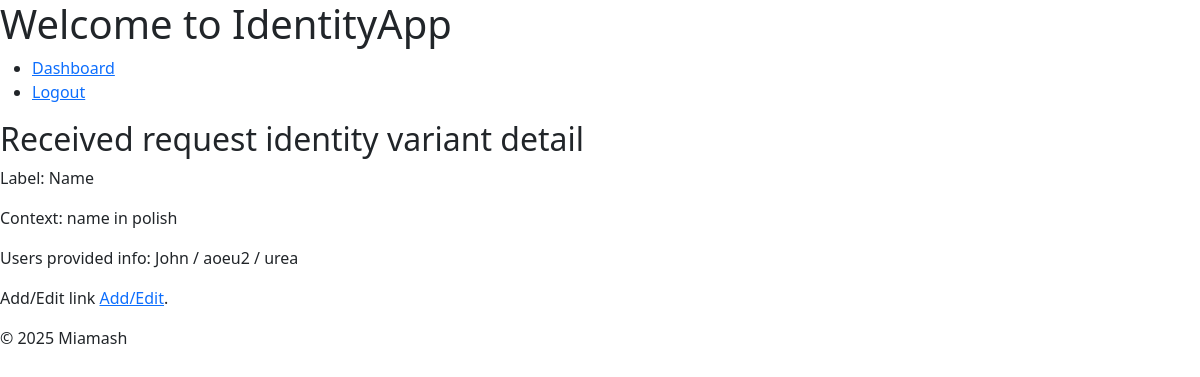
Before: /request/receive/4/request-identity-variant/7/ (signed in) with the older database file.
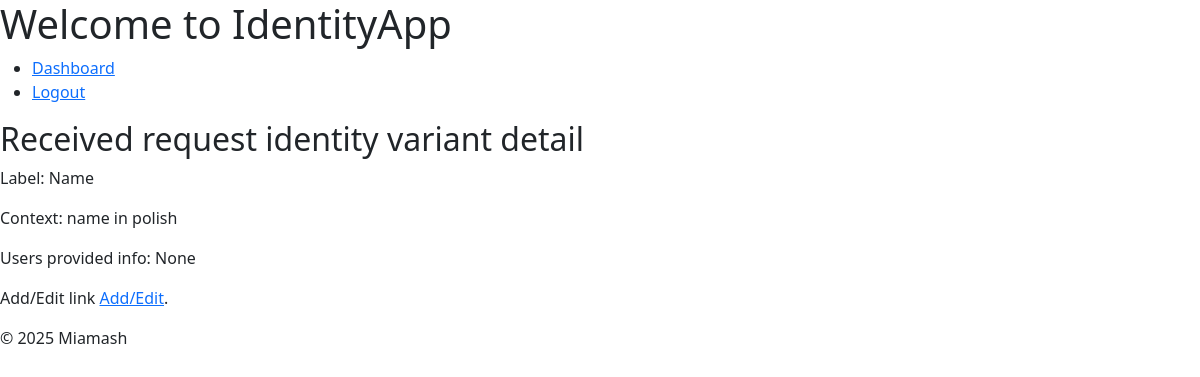
After: the same page with the newer database file.
### core/models.py (models this page shows, shortened)
class RequestIdentityVariant(models.Model):
    request = models.ForeignKey(Request, on_delete=models.CASCADE, related_name='request_identity_variants')
    label = models.CharField(max_length=50)
    context = models.TextField(blank=True)
    profile_link = models.ForeignKey(ProfileIdentityVariant,null=True, blank=True, on_delete=models.SET_NULL)

class ProfileIdentityVariant(models.Model):
    user = models.ForeignKey(User, on_delete=models.CASCADE, related_name='identity_variants')
    label = models.CharField(max_length=50)
    context = models.TextField(blank=True)
    variant = models.CharField(max_length=100)
    def __str__(self):
        return f"{self.user.username} / {self.label} / {self.variant}"

### web/views.py (the view)
# urls.py: path('request/receive/<int:pk>/request-identity-variant/<int:request_identity_variant_pk>/', RequestReceiveRequestIdentityVariantDetailView.as_view(), name='request-receive-request-identity-variant-de
class RequestReceiveRequestIdentityVariantDetailView(RequestReceiverRequestIdentityVariantPermissionMixin, DetailView):
    template_name = 'web/private/request_receive_request_identity_variant_detail.html'
    context_object_name = 'request_identity_variant'

### web/permissions.py (called while the page is built)
    def get_queryset(self):
        return self.model.objects.filter(request__receiver=self.request.user) # type: ignore

    def dispatch(self, request, *args, **kwargs):
        self.request_receive = get_object_or_404(Request, pk=kwargs['pk'], receiver=request.user)  # only expose when there is match of PK from URL and the receiver is request.user
        return super().dispatch(request, *args, **kwargs)

### web/templates/web/private/request_receive_request_identity_variant_detail.html
{% extends "web/private/base.html" %}
{% block content %}
<h2> Received request  identity variant detail    </h2>
<p>Label: {{ request_identity_variant.label }}</p>
<p>Context: {{ request_identity_variant.context }}</p>
<p>Users provided info: {{ request_identity_variant.profile_link }}</p>
<p> Add/Edit link
    <a href="{% url 'request-receive-request-identity-variant-update' request_identity_variant.request.id request_identity_variant.id %}">Add/Edit</a>.
</p>
{% endblock %}

Changed rows visible on the page:
changed RequestIdentityVariant "Name": profile_link "John / aoeu2 / urea" → "None"
